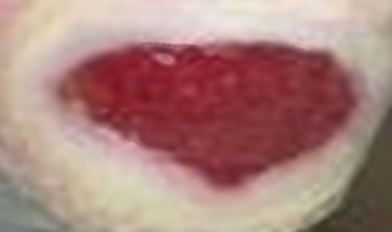
#> input picture Area_Measurement_Algorithms/prueba_unsuper/0161_0.jpg, 392 x 232 px
$ python proof.py
#> lines starting #> are read from the running program, lines starting #| are printed output that depends on the picture; after the words box and inside, x2 and y2 are one past the last pixel; in counts of white or black regions, pixels touching at a corner belong together
# -*- coding: utf-8 -*-
"""
Created on Sat Jul  8 02:46:56 2023

@author: nicol
"""

import cv2
import numpy as np
from skimage.segmentation import slic
from skimage.util import img_as_float
from sklearn.cluster import KMeans
from sklearn.linear_model import LogisticRegression
from sklearn.preprocessing import StandardScaler
import matplotlib.pyplot as plt

# Cargar la imagen
image = cv2.imread('0161_0.jpg')
#> image is the input picture: shape (232, 392, 3); mean B, G, R 125.4, 131.2, 170.3

# Aplicar SLIC y obtener los superpixels
segments = slic(img_as_float(image), n_segments = 100, sigma = 1,compactness=5)
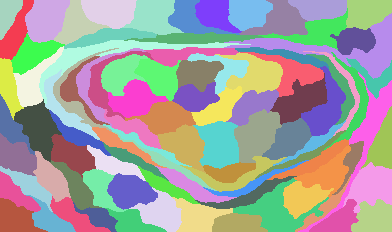
#> segments: shape (232, 392) int64; 93 distinct labels, from 1 to 93; one colour per label, 0 black

# Extraer características (media, varianza y intensidad media del color rojo) para cada superpixel
# y calcular los centroides de los superpíxeles
features = []
centroids = []
for (i, segVal) in enumerate(np.unique(segments)):
    mask = np.zeros(image.shape[:2], dtype = "uint8")
    mask[segments == segVal] = 255

    # Features de color
    mean = cv2.mean(image, mask = mask)[:3]
    var = cv2.meanStdDev(image, mask = mask)[1][:3]
    red_mean = mean[2]
    green_mean = mean[1]
    blue_mean = mean[0]

    # Tamaño del superpíxel (puede ser útil normalizar esto por el tamaño de la imagen)
    size = np.sum(mask) / (image.shape[0] * image.shape[1])

    # Calcular la textura usando algún descriptor, por ejemplo LBP (deberías implementar o importar una función lbp)
    # grayscale = cv2.cvtColor(image, cv2.COLOR_BGR2GRAY)
    # lbp = lbp(grayscale, mask)

    features.append(np.concatenate([mean, var.flatten(), np.array([red_mean, green_mean, blue_mean, size])], axis=0))  # Añade aquí más características si lo consideras necesario

    # Calcular los centroides
    y_coor, x_coor = np.where(segments == segVal)
    centroids.append((np.mean(x_coor), np.mean(y_coor)))
#> this loop made 93 passes
#> (mean, var, red_mean, green_mean, blue_mean, size) on passes 1 to 10: ((157.4, 163.9, 204.6), [4.79, 5.03, 3.92], 204.6, 163.9, 157.4, 1.58), ((161.7, 181.2, 207.5), [5.22, 7.67, 6.71], 207.5, 181.2, 161.7, 2.55), ((177.4, 205.6, 222.2), [6.87, 5.46, 4.9], 222.2, 205.6, 177.4, 4.01), ((190.1, 202.8, 218.2), [4.49, 7.8, 9.67], 218.2, 202.8, 190.1, 3.02), ((200, 211.4, 227.5), [3.03, 4.46, 4.23], 227.5, 211.4, 200, 3.51), ((205.2, 206.8, 225.2), [5.32, 6.1, 6.91], 225.2, 206.8, 205.2, 3.7), ((213.6, 214.5, 230.4), [4.04, 4.62, 5.02], 230.4, 214.5, 213.6, 2.79), ((218.1, 223.4, 234.6), [3.91, 3.62, 2.63], 234.6, 223.4, 218.1, 2.66), ((214.2, 225.6, 234.7), [3.26, 3.57, 4.11], 234.7, 225.6, 214.2, 3.05), ((206, 214.5, 225.7), [4.24, 6.13, 5.74], 225.7, 214.5, 206, 3.69)
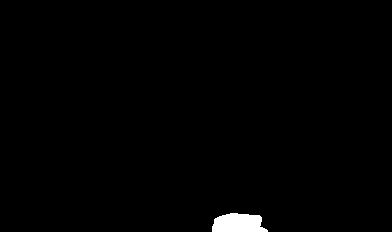
#> mask: shape (232, 392); 0.94% white; 1 white region, box (x1, y1, x2, y2) and area: (212, 213, 268, 232) 856
#> after the loop, centroids = 93 pairs, first value 8.09 to 381.7, second value 8.39 to 223.1; features = 93 items

# Escalar las características
scaler = StandardScaler()
features = scaler.fit_transform(features)

# Aplicar K-Means
kmeans = KMeans(n_clusters=2, random_state=42)
kmeans.fit(features)

# Usar las etiquetas de K-Means para entrenar la regresión logística
X_train = features
y_train = kmeans.labels_

# Aplicar regresión logística
lr = LogisticRegression(random_state=42)
lr.fit(X_train, y_train)

# Obtener las probabilidades
probabilities = lr.predict_proba(X_train)
#> probabilities = 93 pairs, first value 3.56e-05 to 1, second value 6.31e-05 to 1

# Encontrar los 5 superpíxeles con mayor probabilidad de ser una lesión
top_5_lesion = np.argsort(probabilities[:, 1])[-5:]
#> top_5_lesion = [9, 6, 10, 8, 7]

# Encontrar los 5 superpíxeles con mayor probabilidad de NO ser una lesión
top_5_no_lesion = np.argsort(probabilities[:, 0])[-5:]
#> top_5_no_lesion = [71, 48, 72, 89, 88]

# Aquí 'centroids' es una lista de los centroides de tus superpíxeles
top_5_lesion_centroids = [centroids[i] for i in top_5_lesion]
#> top_5_lesion_centroids = [(280.3, 20.91), (190.1, 18.79), (319.5, 8.39), (248.2, 12.91), (214.8, 14.48)]
top_5_no_lesion_centroids = [centroids[i] for i in top_5_no_lesion]
#> top_5_no_lesion_centroids = [(229, 171.4), (381.7, 144.6), (371, 185.9), (373.5, 217.5), (338.4, 219.5)]

# Pasar estos centroides a tu modelo SAM...

# Dibujar 'x' azules en los centroides de los superpíxeles seleccionados de la clase "lesión"
# y 'x' rojas en los centroides de los superpíxeles seleccionados de la clase "no lesión"
from skimage.segmentation import mark_boundaries

# Dibujar 'x' azules en los centroides de los superpíxeles seleccionados de la clase "lesión"
# y 'x' rojas en los centroides de los superpíxeles seleccionados de la clase "no lesión"
fig, ax = plt.subplots()

# Mostrar la imagen con los límites de los superpíxeles
marked_image = mark_boundaries(cv2.cvtColor(image, cv2.COLOR_BGR2RGB), segments)
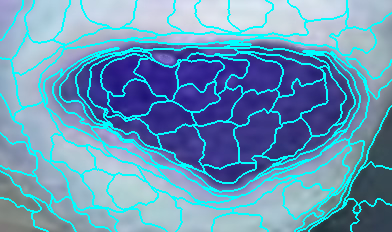
#> marked_image: shape (232, 392, 3) float64; mean B, G, R 0.723, 0.596, 0.414
ax.imshow(marked_image)

# Dibujar los centroides de los superpíxeles
# Nota: las coordenadas están invertidas al trazar: (x, y) -> (y, x)
for (x, y) in top_5_lesion_centroids:
    ax.plot(x, y, 'bx')  # x es horizontal (columnas), y es vertical (filas)
#> this loop made 5 passes
for (x, y) in top_5_no_lesion_centroids:
    ax.plot(x, y, 'rx')  # x es horizontal (columnas), y es vertical (filas)
#> this loop made 5 passes

# Quitar los ejes y el espacio en blanco adicional
plt.axis('off')
plt.tight_layout()
plt.show()
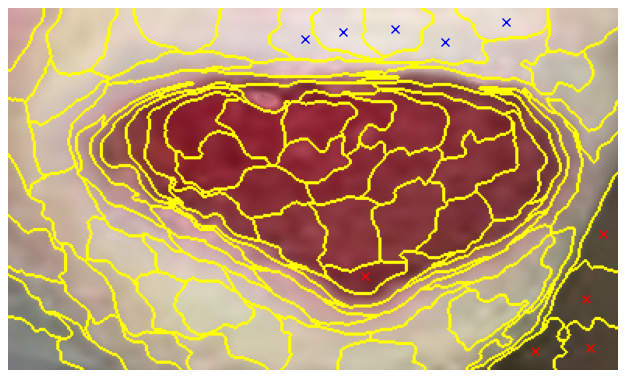
#> figure drawn by matplotlib, 1 panel; B, G, R data is drawn as R, G, B
